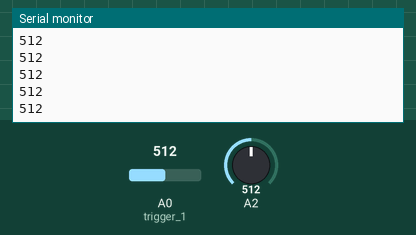
This sketch was run on a simulated Arduino Uno, built with avr-gcc and run on an emulated ATmega328P. On the bench: the last lines printed to the serial monitor. Inputs (shaded band) come from the test bench; at power-on: A2 = 512, A0 (trigger_1) = 512. No radio packets arrive unless stated.

Above: at 1.2 s.
1.3 s: A2 set to 716
At 2.3 s:
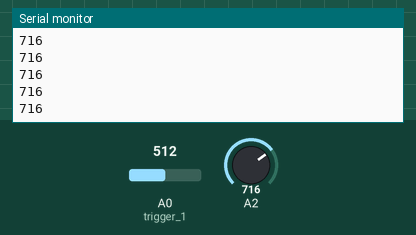
2.8 s: A2 set to 900
At 3.3 s:
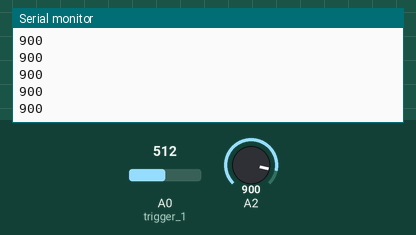
Timing chart, 0 to 5.8 s (numbered marks = the images above; inputs shaded):
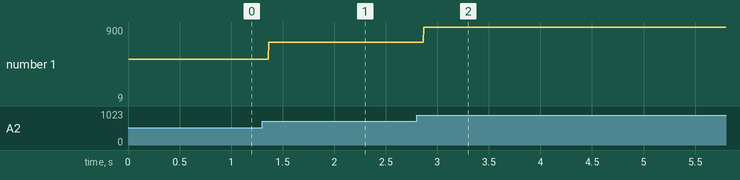

The sketch:

Arduino_Transceiver_Send.ino
```cpp
#include <SPI.h>
#include <nRF24L01.h>
#include <RF24.h>


const byte address[6] = "00002"; // Define the transmit pipe

RF24 radio(7, 8); // Create a Radio
int trigger_1 = A0;
int steering = A2;

void setup()   /**** SETUP: RUNS ONCE ****/
{
  Serial.begin(9600);
  radio.begin();
  radio.setDataRate(RF24_250KBPS);
  radio.openWritingPipe(address);
  radio.stopListening();
}//--(end setup )-

void loop()   /**** LOOP: RUNS CONSTANTLY ****/
{
  trigger_1 = analogRead(trigger_1);
  radio.write(trigger_1,1);

  steering = analogRead(A2);
  radio.write(steering,0);

//Serial.println(trigger_1);
Serial.println(steering);

}//--(end main loop )-


//NONE
//*******( THE END )*********
```

Measured:
- after the input at 1.3 s, the serial monitor: prints a new line after 0.07 s (image 1)
- after the input at 2.8 s, the serial monitor: prints a new line after 0.07 s (image 2)
- plotted number 1: 512 → 716 after the input at 1.3 s, 716 → 9 after the input at 2.8 s
